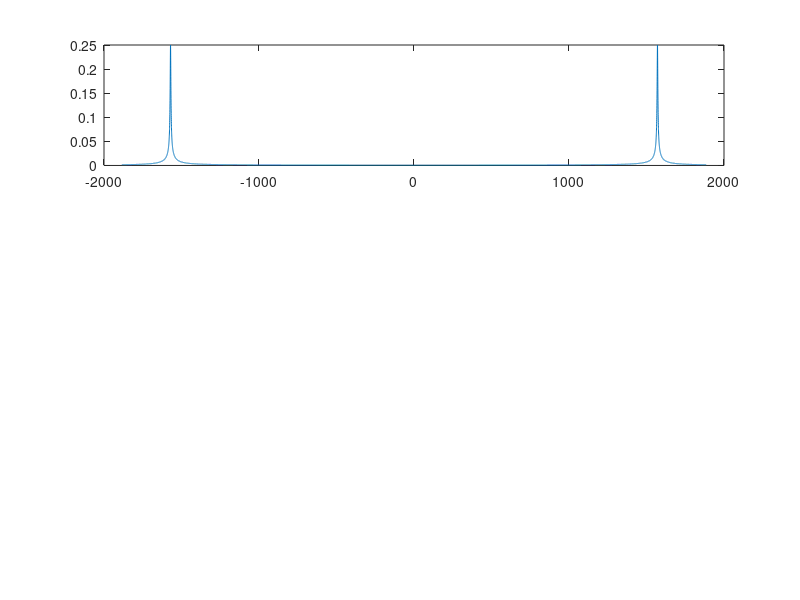

This figure's MATLAB source: (Note: this script raises an error after producing the figure.)
% Or Avner      203057781
% Ohad Wolski   308134220

clear all; close all; clc;

F_c = 16000;


% Question no. 1
w0 = 2*pi*250;
w = linspace(-300*2*pi,300*2*pi,F_c);
X_F_w0 = (1/(2j))*(1./(2+1j*(w-w0)))-(1/(2j))*(1./(2+1j*(w+w0)));
figure(1);
subplot(3,1,1);
plot(w, abs(X_F_w0));
hold on;

% Question no. 2
w1 = 2*pi*250;
w2 = 2*pi*315;
w3 = 2*pi*375;
w4 = 2*pi*500;
t = linspace(0,4,4*F_c);
t_sec = linspace(0,1,F_c);
x_wn = @(t,wn) sin(wn.*t).*heaviside(t).*exp(-2.*t);
x_t = [arrayfun(@(t) x_wn(t,w1), t_sec) arrayfun(@(t) x_wn(t,w2), t_sec) arrayfun(@(t) x_wn(t,w3), t_sec) arrayfun(@(t) x_wn(t,w4), t_sec)];

soundsc(x_t,F_c);

% Question no. 3
index1 = 2.99*F_c;
index2 = 3.01*F_c;
t_cut = t(index1:index2);
x_t_cut = x_t(index1:index2);

figure(2);
subplot(2,1,1);
plot(t_cut, x_t_cut, ':');
xlim([2.99 3.01]);
ylim([-1 1]);
hold on;

subplot(2,1,2);
plot(t_cut, x_t_cut, ':');
xlim([2.99 3.01]);
ylim([-1 1]);
hold on;

% Question no. 4
Fs1 = 2000;
t_n1 = downsample(t, F_c/Fs1);
x_n1 = downsample(x_t, F_c/Fs1);
subplot(2,1,1);
stem(t_n1(2.99*Fs1:3.01*Fs1),x_n1(2.99*Fs1:3.01*Fs1));

Fs2 = 800;
t_n2 = downsample(t, F_c/Fs2);
x_n2 = downsample(x_t, F_c/Fs2);
subplot(2,1,2);
stem(t_n2(2.99*Fs2:3.01*Fs2),x_n2(2.99*Fs2:3.01*Fs2));


% Question no. 5
figure(1);
subplot(3,1,2);
X_k1 = fftshift(fft(x_n1));
w_k1 = linspace(-Fs1/2,Fs1/2,8000);
plot(w_k1, abs(X_k1));
xlim([-800 800]);

subplot(3,1,3);
X_k2 = fftshift(fft(x_n2));
w_k2 = linspace(-Fs2/2,Fs2/2,3200);
plot(w_k2, abs(X_k2));
xlim([-800 800]);


% Question no. 7
figure(2);
subplot(2, 1, 1);
x_comb1 = upsample(x_n1, F_c/Fs1);
t_sinc = linspace(-255/F_c,256/F_c,512);
sinc_rec1 = sinc((Fs1 * t_sinc));
x_ideal1 = conv(x_comb1, sinc_rec1, 'same');
plot(t_cut,x_ideal1(index1:index2));

subplot(2, 1, 2);
x_comb2 = upsample(x_n2, F_c/Fs2);
sinc_rec2 = sinc((Fs2 * t_sinc));
x_ideal2 = conv(x_comb2, sinc_rec2, 'same');
plot(t_cut,x_ideal2(index1:index2));


% Question no. 8
subplot(2, 1, 1);
zoh1 = [zeros(1,(F_c/Fs1)/2) ones(1,F_c/Fs1) zeros(1,(F_c/Fs1)/2)]; 
x_zoh1 = conv(x_comb1, zoh1, 'same');
plot(t_cut,x_zoh1(index1:index2));

subplot(2, 1, 2);
zoh2 = [zeros(1,(F_c/Fs2)/2) ones(1,F_c/Fs2) zeros(1,(F_c/Fs2)/2)]; 
x_zoh2 = conv(x_comb2, zoh2, 'same');
plot(t_cut,x_zoh2(index1:index2));


% Question no. 9
subplot(2, 1, 1);
foh1 = triang(2*F_c/Fs1); 
x_foh1 = conv(x_comb1, foh1, 'same');
plot(t_cut,x_foh1(index1:index2));

subplot(2, 1, 2);
foh2 = triang(2*F_c/Fs2); 
x_foh2 = conv(x_comb2, foh2, 'same');
plot(t_cut,x_foh2(index1:index2));

